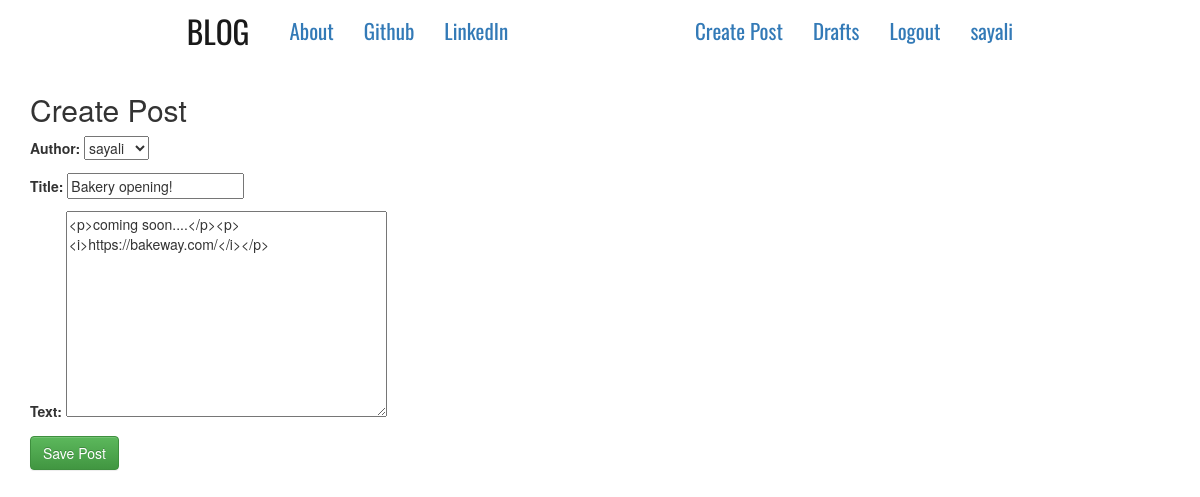
The app's page /post/1/update/ (signed in) with its own data.
### blogapp/models.py (models this page shows, shortened)
class Post(models.Model):
    author = models.ForeignKey('auth.User', on_delete=models.CASCADE)
    title = models.CharField(max_length=70)
    text = models.TextField()
    create_date = models.DateTimeField(default=timezone.now) # current date and time is set as create_date
    published_date = models.DateTimeField(blank=True, null=True)

### blogapp/views.py (the view)
# urls.py: url(r'^post/(?P<pk>\d+)/update/$', views.UpdatePostView.as_view(), name='post_update'),
class UpdatePostView(LoginRequiredMixin, UpdateView):
    login_url = '/login/'
    redirect_field_name = 'blogapp/post_detail.html'
    form_class = PostForm
    model = Post

### blogapp/forms.py
class PostForm(forms.ModelForm):
    class Meta():
        model = Post
        fields = ('author', 'title', 'text')
        widgets = {
            'title':forms.TextInput(attrs={'class':'textinputclass'}),
            'text':forms.Textarea(attrs={'class':'editable medium-editor-textarea postcontent'}),
        }

### blogapp/templates/blogapp/post_form.html (shortened to what this page needs)
{% extends 'blogapp/base.html' %}
{% block body_block %}
<h2>Create Post</h2>
<form action="" class="post-form" method="POST">
    {{ form.as_p }}
    <button type="submit" class="btn btn-success save-btn">Save Post</button>
</form>
{% endblock %}

### blogapp/templates/blogapp/base.html (shortened to what this page needs)
<!DOCTYPE html>
{% load static %}
<html lang="en">
<head>
    <link rel="stylesheet" href="https://stackpath.bootstrapcdn.com/bootstrap/4.4.1/css/bootstrap.min.css"
>
    <link rel="stylesheet" href="https://maxcdn.bootstrapcdn.com/bootstrap/3.3.7/css/bootstrap.min.css"
>
    <link rel="stylesheet" href="https://maxcdn.bootstrapcdn.com/bootstrap/3.3.7/css/bootstrap-theme.min.css"
>
    <link rel="stylesheet" href="//cdn.jsdelivr.net/npm/medium-editor@latest/dist/css/medium-editor.min.css"
        type="text/css" media="screen" charset="utf-8">
    <link rel="stylesheet" href="{% static 'css/blog.css' %}">
</head>
<body>
    <nav class="navbar navbar-expand navbar-light navfont">
        <div class="container">
            <ul class="nav navbar-nav">
                <li><a href="{% url 'post_list' %}" class="navbar-brand bigbrand">BLOG</a></li>
                <li><a href="{% url 'about' %}" class="nav-item">About</a></li>
                <li><a href="https://github.com/sayali1008" class="nav-item">Github</a></li>
                <li><a href="https://www.linkedin.com/in/sayali-moghe-079481193/">LinkedIn</a></li>
            </ul>
            <ul class="nav navbar-nav navbar-right">
                {% if user.is_authenticated %}
                <li><a href="{% url 'post_create' %}">Create Post</a></li>
                <li><a href="{% url 'post_drafts' %}">Drafts</a></li>
                <li><a href="{% url 'logout' %}">Logout</a></li>
                <li><a href="">{{ user.username }}</a></li>
                {% else %}
                <li><a href="{% url 'login' %}"><span class="glyphicon glyphicon-user"></span> Login</a></li>
                {% endif %}
            </ul>
        </div>
    </nav>
    <div class="container body-block">
        <div class="row">
                <div class="blog-post">
                    {% block body_block %}
                    {% endblock %}
                </div>
        </div>
    </div>
</body>
</html>

### blogapp/static/css/blog.css (style rules this page uses)
.navfont { font-family: 'Oswald', sans-serif; font-size: 1.5em; margin-bottom: 0.5em; }
.bigbrand { font-size: 1.5em; }

### records on screen
Post: author "sayali", title "Bakery opening!", text "<p>coming soon....</p><p><i>https://bakeway.com/</i></p>"

### other values on screen
{{ user.username }} "sayali"
